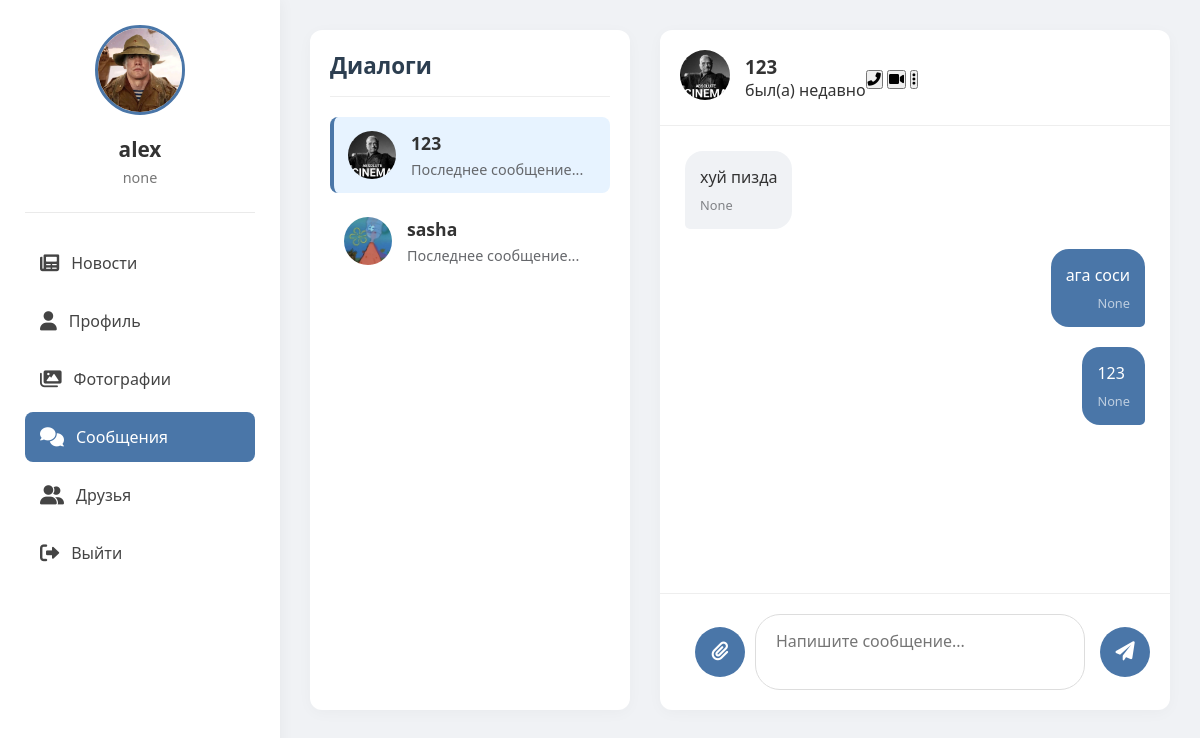
Page /messages/5 (signed in) on the committed database.
### tables this page shows
CREATE TABLE users (
                id INTEGER PRIMARY KEY AUTOINCREMENT,
                username TEXT UNIQUE NOT NULL,
                password TEXT NOT NULL,
                email TEXT,
                bio TEXT,
                avatar TEXT);

CREATE TABLE messages (
                id INTEGER PRIMARY KEY AUTOINCREMENT,
                sender_id INTEGER NOT NULL,
                receiver_id INTEGER NOT NULL,
                content TEXT NOT NULL,
                file_path TEXT,
                timestamp DATETIME DEFAULT CURRENT_TIMESTAMP,
                FOREIGN KEY(sender_id) REFERENCES users(id),
                FOREIGN KEY(receiver_id) REFERENCES users(id));

### main.py (the view)
@app.route('/messages')
@app.route('/messages/<int:friend_id>')
def messages(friend_id=None):
    if 'user_id' not in session:
        return redirect(url_for('index'))
    user_id = session['user_id']
    conn = sqlite3.connect('social_network.db')
    c = conn.cursor()
    c.execute("SELECT * FROM users WHERE id = ?", (user_id,))
    user = c.fetchone()
    c.execute('''SELECT users.id, users.username, users.avatar
                FROM friends
                JOIN users ON friends.friend_id = users.id
                WHERE friends.user_id = ? AND friends.status = 'accepted'
                UNION
                SELECT users.id, users.username, users.avatar
                FROM friends
                JOIN users ON friends.user_id = users.id
                WHERE friends.friend_id = ? AND friends.status = 'accepted'
                ORDER BY username''', (user_id, user_id))
    friends = c.fetchall()
    messages = []
    active_friend = None
    if friend_id:
        c.execute("SELECT * FROM users WHERE id = ?", (friend_id,))
        active_friend = c.fetchone()
        c.execute('''SELECT messages.*, users.username, users.avatar
                    FROM messages
                    JOIN users ON messages.sender_id = users.id
                    WHERE (sender_id = ? AND receiver_id = ?)
                    OR (sender_id = ? AND receiver_id = ?)
                    ORDER BY timestamp''',
                 (user_id, friend_id, friend_id, user_id))
        messages = c.fetchall()
    conn.close()
    return render_template('messages.html', user=user, friends=friends,
                          messages=messages, friend_id=friend_id, active_friend=active_friend)

### templates/messages.html (shortened to what this page needs)
<!DOCTYPE html>
<html>
<head>
    <link href="https://cdnjs.cloudflare.com/ajax/libs/font-awesome/6.0.0/css/all.min.css" rel="stylesheet">
</head>
<body>
    <div class="sidebar">
        <div class="profile-card">
            <img src="{% if user[5] %}{{ url_for('static', filename='uploads/' + user[5]) }}{% else %}{{ url_for('static', filename='uploads/default_avatar.png') }}{% endif %}" alt="Avatar">
            <h3>{{ user[1] }}</h3>
            <p>{{ user[4] or 'Статус не указан' }}</p>
        </div>
        <div class="nav">
            <a href="{{ url_for('feed') }}">
                <i class="fas fa-newspaper"></i> Новости
            </a>
            <a href="{{ url_for('profile') }}">
                <i class="fas fa-user"></i> Профиль
            </a>
            <a href="{{ url_for('gallery') }}">
                <i class="fas fa-images"></i> Фотографии
            </a>
            <a href="{{ url_for('messages') }}" class="active">
                <i class="fas fa-comments"></i> Сообщения
            </a>
            <a href="{{ url_for('friends') }}">
                <i class="fas fa-user-friends"></i> Друзья
            </a>
            <a href="{{ url_for('logout') }}">
                <i class="fas fa-sign-out-alt"></i> Выйти
            </a>
        </div>
    </div>
    <div class="content">
        <div class="friends-list">
            <h2>Диалоги</h2>
            {% for friend in friends %}
            <div class="friend-item {% if friend_id == friend[0] %}active{% endif %}" onclick="location.href='{{ url_for('messages', friend_id=friend[0]) }}'">
                <img src="{% if friend[2] %}{{ url_for('static', filename='uploads/' + friend[2]) }}{% else %}{{ url_for('static', filename='uploads/default_avatar.png') }}{% endif %}" alt="Avatar">
                <div class="friend-info">
                    <h3>{{ friend[1] }}</h3>
                    <p>Последнее сообщение...</p>
                </div>
            </div>
            {% endfor %}
        </div>
<div class="chat-container">
    {% if friend_id %}
    <div class="chat-header">
        <div class="chat-avatar">
            <img src="{% if active_friend[5] %}{{ url_for('static', filename='uploads/' + active_friend[5]) }}{% else %}{{ url_for('static', filename='uploads/default_avatar.png') }}{% endif %}" alt="Аватар {{ active_friend[1] }}">
        </div>
        <div class="chat-info">
            <h3>{{ active_friend[1] }}</h3>
            <p>
                {% if active_friend[6] %}
                    онлайн
                {% else %}
                    был(а) {{ active_friend[7].strftime('%H:%M') if active_friend[7] else 'недавно' }}
                {% endif %}
            </p>
        </div>
        <div class="chat-actions">
            <button><i class="fas fa-phone-alt"></i></button>
            <button><i class="fas fa-video"></i></button>
            <button><i class="fas fa-ellipsis-v"></i></button>
        </div>
    </div>
            <div class="chat-messages" id="chat-messages">
                {% for msg in messages %}
                <div class="message {% if msg[1] == session['user_id'] %}sent{% else %}received{% endif %}">
                    <div class="message-text">{{ msg[3] }}</div>
                    <div class="message-time">{{ msg[4] }}</div>
                </div>
                {% endfor %}
            </div>
            <div class="chat-input">
                <button id="attach-button" style="margin-right:10px;"><i class="fas fa-paperclip"></i></button>
                <textarea id="message-input" placeholder="Напишите сообщение..."></textarea>
                <button id="send-button"><i class="fas fa-paper-plane"></i></button>
            </div>
            {% else %}
            <div class="empty-chat">
                <i class="fas fa-comments"></i>
                <h3>Выберите диалог</h3>
                <p>Начните общение с вашими друзьями</p>
            </div>
            {% endif %}
        </div>
    </div>
</body>
</html>

### templates/messages.html (style rules this page uses)
* { margin: 0; padding: 0; box-sizing: border-box; }
body { font-family: 'Segoe UI', Tahoma, Geneva, Verdana, sans-serif; display: flex; background: #f0f2f5; color: #333; }
.sidebar { width: 280px; background: #fff; height: 100vh; position: fixed; padding: 25px; box-shadow: 0 0 15px rgba(0,0,0,0.05); }
.profile-card { text-align: center; padding-bottom: 25px; border-bottom: 1px solid #eaeaea; margin-bottom: 25px; }
.profile-card img { width: 90px; height: 90px; border-radius: 50%; object-fit: cover; border: 3px solid #4a76a8; }
.profile-card h3 { margin: 15px 0 5px; font-size: 1.3rem; }
.profile-card p { color: #777; font-size: 0.9rem; }
.nav { margin-top: 15px; }
.nav a { display: flex; align-items: center; padding: 14px 15px; text-decoration: none; color: #444; border-radius: 8px; margin-bottom: 8px; transition: all 0.2s; }
.nav a.active { background: #4a76a8; color: white; }
.nav a i { margin-right: 12px; font-size: 1.2rem; }
.content { flex: 1; margin-left: 280px; padding: 30px; display: flex; height: calc(100vh - 60px); }
.friends-list { width: 320px; background: #fff; border-radius: 12px; box-shadow: 0 3px 15px rgba(0,0,0,0.03); padding: 20px; margin-right: 30px; height: 100%; overflow-y: auto; }
.friends-list h2 { margin-bottom: 20px; padding-bottom: 15px; border-bottom: 1px solid #eee; font-size: 1.4rem; color: #2c3e50; }
.friend-item { display: flex; align-items: center; padding: 14px; cursor: pointer; border-radius: 8px; margin-bottom: 10px; transition: all 0.2s; }
.friend-item.active { background: #e7f3ff; border-left: 4px solid #4a76a8; }
.friend-item img { width: 48px; height: 48px; border-radius: 50%; object-fit: cover; margin-right: 15px; }
.friend-info h3 { margin: 0; font-size: 1.1rem; }
.friend-info p { color: #65676b; font-size: 0.9rem; margin-top: 5px; white-space: nowrap; overflow: hidden; text-overflow: ellipsis; }
.chat-container { flex: 1; background: #fff; border-radius: 12px; box-shadow: 0 3px 15px rgba(0,0,0,0.03); display: flex; flex-direction: column; height: 100%; }
.chat-header { display: flex; align-items: center; padding: 20px; border-bottom: 1px solid #eee; }
.chat-header img { width: 50px; height: 50px; border-radius: 50%; object-fit: cover; margin-right: 15px; }
.chat-messages { flex: 1; padding: 25px; overflow-y: auto; display: flex; flex-direction: column; }
.message { max-width: 75%; padding: 15px; border-radius: 18px; margin-bottom: 20px; position: relative; }
.sent { align-self: flex-end; background: #4a76a8; color: white; border-bottom-right-radius: 5px; }
.received { align-self: flex-start; background: #f0f2f5; border-bottom-left-radius: 5px; }
.message-time { font-size: 0.8rem; margin-top: 8px; opacity: 0.8; }
.sent .message-time { text-align: right; color: rgba(255,255,255,0.8); }
.received .message-time { color: #65676b; }
.chat-input { padding: 20px; border-top: 1px solid #eee; display: flex; align-items: center; }
.chat-input textarea { flex: 1; padding: 15px 20px; border: 1px solid #ddd; border-radius: 25px; resize: none; min-height: 50px; font-family: inherit; font-size: 1rem; }
.chat-input button { background: #4a76a8; color: white; border: none; border-radius: 50%; width: 50px; height: 50px; margin-left: 15px; cursor: pointer; font-size: 1.2rem; }

### rows in the picture
users: avatar (picture), username "alex", bio "none"
users: avatar (picture), username "123"
users: avatar (picture), username "sasha"
messages: content "хуй пизда", msg "None"
messages: content "ага соси", msg "None"
messages: content "123", msg "None"

### other values in the picture
{{ active_friend[7].strftime('%H:%M') if active_friend[7] else 'недавно' }} "недавно"
